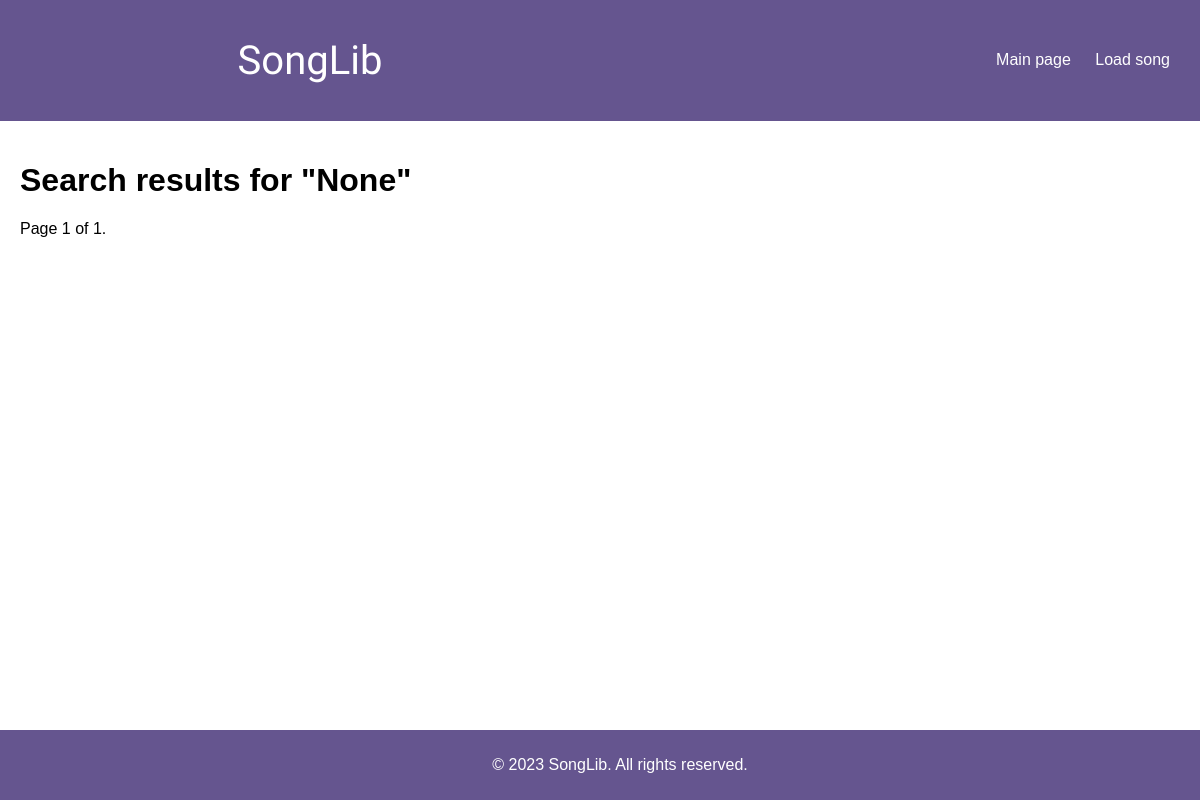
/search/, run on an earlier commit of the app's database.
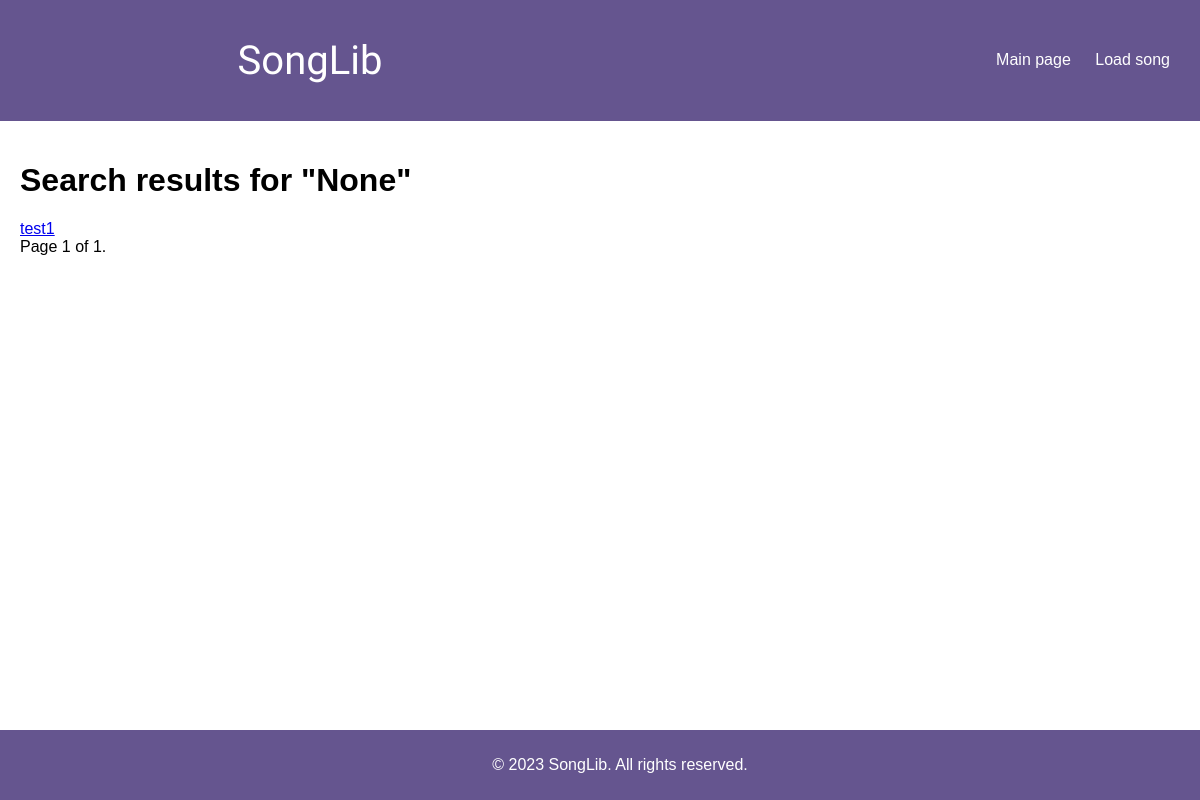
And on a later commit of the database.
### main/models.py (models this page shows, shortened)
class UploadedFile(models.Model):
    file = models.FileField(upload_to='uploads/')
    title = models.CharField(max_length=255)
    uploaded_at = models.DateTimeField(auto_now_add=True)

### main/views.py (the view)
# urls.py: path('search/', views.search, name='search'),
def search(request):
    query = request.GET.get('q')
    if query:
        files = UploadedFile.objects.filter(title__icontains=query)
    else:
        files = UploadedFile.objects.all()
    paginator = Paginator(files, 10)  # Показывать 10 файлов на странице
    page_number = request.GET.get('page')
    page_obj = paginator.get_page(page_number)
    return render(request, 'search.html', {'page_obj': page_obj, 'query': query})

### main/templates/search.html (shortened to what this page needs)
{% extends 'base.html' %}
{% block content %}
<h1>Search results for "{{ query }}"</h1>
<div class="file-list">
    {% for file in page_obj %}
    <div class="file-item">
        <a href="{% url 'file_detail' file.id %}">{{ file.title }}</a>
    </div>
    {% endfor %}
</div>
<div class="pagination">
    <span class="step-links">
        <span class="current">
            Page {{ page_obj.number }} of {{ page_obj.paginator.num_pages }}.
        </span>
    </span>
</div>
{% endblock %}

### main/templates/base.html (shortened to what this page needs)
{% load static %}
<!DOCTYPE html>
<html lang="en">
<head>
    <link rel="stylesheet" href="{% static 'css/styles.css' %}">
</head>
<body>
    <header>
        {% include 'includes/header.html' %}
    </header>
    <main class="content">
        {% block content %}
        {% endblock %}
    </main>
    <footer>
        {% include 'includes/footer.html' %}
    </footer>
</body>
</html>

### main/templates/includes/header.html (shortened to what this page needs)
<div class="header">
    <div class="header-left">
        <h1>SongLib</h1>
    </div>
    <div class="header-right">
        <nav>
            <ul>
                <li><a href="{% url 'home' %}">Main page</a></li>
                <li><a href="{% url 'contact' %}">Load song</a></li>
            </ul>
        </nav>
    </div>
</div>

### main/templates/includes/footer.html
<div class="footer">
    <p>&copy; 2023 SongLib. All rights reserved.</p>
</div>

### static/css/styles.css (style rules this page uses)
body { font-family: Arial, sans-serif; margin: 0; padding: 0; }
.header { background-color: #65558F; color: white; padding: 10px 20px; display: flex; justify-content: space-between; align-items: center; }
.header-left { flex: 1; }
.header-right { flex: 1; text-align: right; }
.header nav ul { list-style-type: none; padding: 0; margin: 0; }
.header nav ul li { display: inline; margin: 0 10px; }
.header nav ul li a { color: white; text-decoration: none; }
.footer { background-color: #65558F; color: white; text-align: center; padding: 10px 20px; position: fixed; width: 100%; bottom: 0; }
.content { padding: 20px; margin-bottom: 60px; }
.header-left h1 { text-align: center; color: white; font-size: 40px; font-family: 'Kumar One', cursive; font-weight: 400; word-wrap: break-word; }

What changed in the data, as far as the page shows it:
added UploadedFile: title "test1"
